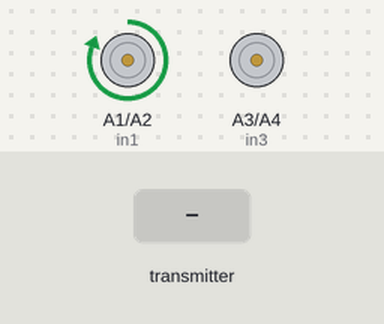
The sketch below on a simulated Arduino Uno, built with avr-gcc and run on an emulated ATmega328P. On the bench: motor-driver pin pairs drawn as motors (green arrow = first pin HIGH = forward, orange = second pin HIGH = backward, longer = more drive, scaled by the enable pin). Inputs (shaded band) come from the test bench. No radio packets arrive unless stated; what the sketch prints to the serial monitor is not drawn.

Above: at 1.2 s.
1.3 s: the transmitter starts sending joystick.0 = 0
At 2.1 s:
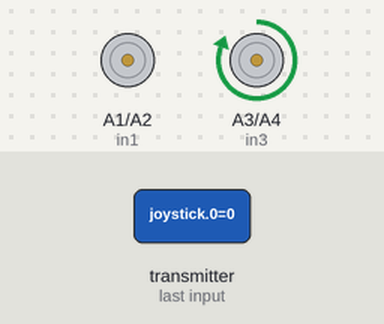
2.8 s: the transmitter starts sending joystick.1 = 256
4.3 s: the transmitter starts sending joystick.0 = 256
5.8 s: the transmitter starts sending joystick.1 = 0
At 6.2 s:
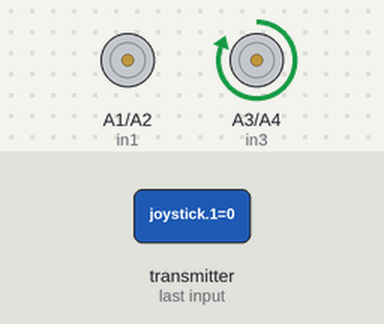
7.3 s: the transmitter starts sending joystick.0 = 1023
At 8.4 s:
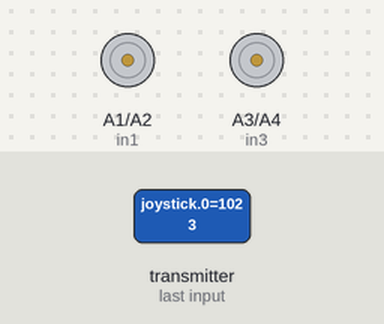
8.8 s: the transmitter starts sending joystick.1 = 512
At 9.6 s:
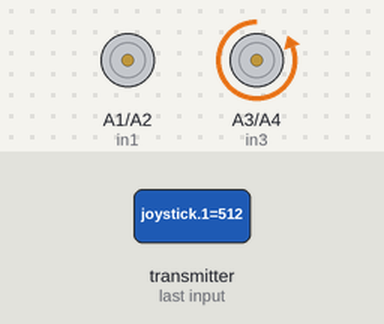
Timing chart, 0 to 11.3 s (numbered marks = the images above; inputs shaded):
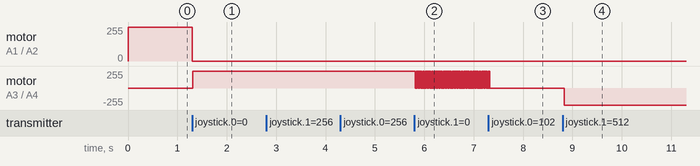

The sketch:

Brushed_Car_Code.ino
```cpp
#include <SPI.h>
#include <nRF24L01.h>
#include <RF24.h>
#define enA A0
#define in1 A1
#define in2 A2
#define enB A5
#define in3 A3
#define in4 A4
//jugal was here.
RF24 radio(7,8); // CE, CSN
const byte address[6] = "15042";
char receivedData[32] = "";
int  xAxis, yAxis;
int motorSpeedA = 0;
int motorSpeedB = 0;
int min=0,max=180;
int joystick[2];

void setup() {
  pinMode(enA, OUTPUT);
  pinMode(enB, OUTPUT);
  pinMode(in1, OUTPUT);
  pinMode(in2, OUTPUT);
  pinMode(in3, OUTPUT);
  pinMode(in4, OUTPUT);
  Serial.begin(9600);
    digitalWrite(in1, LOW);
    digitalWrite(in2, LOW);
    digitalWrite(in3, LOW);
    digitalWrite(in4, LOW);
  radio.begin();
  radio.openReadingPipe(0, address);
  radio.setPALevel(RF24_PA_MIN);
  radio.startListening();


}
void loop() {

  if (radio.available()) {   // If the NRF240L01 module received data

      radio.read( joystick, sizeof(joystick) );

    radio.read(&receivedData, sizeof(receivedData));
    yAxis = joystick[0];
    xAxis = 1023-joystick[1];

    //Serial.print(yAxis);
    //Serial.print("\t");
    //Serial.println(xAxis);

  }
  //else{Serial.println("Hello World");}
  if(yAxis<470 || yAxis>550){
    motorSpeedA=map(yAxis,0,1023,min,max);
    motorSpeedB=map(yAxis,0,1023,min,max);
  }
  else {
    motorSpeedA = 90;
    motorSpeedB = 90;
  }
  if(xAxis<470){
    int xMapped = map(xAxis, 0, 512, 90, min);
    motorSpeedA = motorSpeedA - xMapped;
    motorSpeedB = motorSpeedB + xMapped;
  }
  else if(xAxis>550){
    int xMapped = map(xAxis, 1023, 512, 90, min);
    motorSpeedA = motorSpeedA + xMapped;
    motorSpeedB = motorSpeedB - xMapped;
  }
  //limiting
  if(motorSpeedA>max){motorSpeedA=max;}
  if(motorSpeedA<min){motorSpeedA=min;}
  if(motorSpeedB>max){motorSpeedB=max;}
  if(motorSpeedB<min){motorSpeedB=min;}


  if(motorSpeedA<90){
    Serial.print("Left Back");
    Serial.print("\t");
    digitalWrite(in1, HIGH);
    digitalWrite(in2, LOW);
    int in=map(motorSpeedA,89,0,0,255);
    analogWrite(enA,in);
  }
  else if(motorSpeedA>90){
    Serial.print("Left Forward");
    Serial.print("\t");
    digitalWrite(in1, LOW);
    digitalWrite(in2, HIGH);
    int in=map(motorSpeedA,91,180,0,255);
    analogWrite(enB,in);
  }
  else{
    digitalWrite(in1, LOW);
    digitalWrite(in2, LOW);
  }

  if(motorSpeedB<90){
    Serial.println("Right Back");
    digitalWrite(in3, HIGH);
    digitalWrite(in4, LOW);
    int in=map(motorSpeedB,89,0,0,255);
    analogWrite(enB,in);
  }
  else if(motorSpeedB>90){
    Serial.println("Right Forward");
    digitalWrite(in3, LOW);
    digitalWrite(in4, HIGH);
    int in=map(motorSpeedB,91,180,0,255);
    analogWrite(enB,in);
  }
  else{
    digitalWrite(in3, LOW);
    digitalWrite(in4, LOW);
  }
}
```

Measured:
- after the input at 1.3 s, motor on A1 (in1) / A2 (in2): forward 255/255 → stopped at once; motor on A3 (in3) / A4 (in4): stopped → forward 255/255 at once
- after the input at 5.8 s, motor on A3 (in3) / A4 (in4): alternates forward 255/255 for 0.01 s and stopped for 0.01 s, starting at once
- after the input at 7.3 s, motor on A3 (in3) / A4 (in4): goes on until 7.3 s, then stays stopped
- after the input at 8.8 s, motor on A3 (in3) / A4 (in4): stopped → backward 255/255 at once
